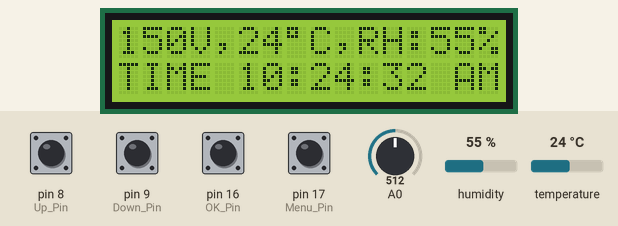
A sketch run on a simulated Arduino Uno, built with avr-gcc and run on an emulated ATmega328P. Parts: 16×2 character LCD. Wiring (inferred from the names in the program): DS1307 clock at I2C address 0x68. The inputs (shaded band) are chosen by the test bench; at power-on: pin 8 (Up_Pin), pin 9 (Down_Pin), pin 16 (OK_Pin), pin 17 (Menu_Pin) HIGH, temperature 24 °C, A0 = 512, humidity 55 %. The local clock reads 2024-03-15 10:24:30 at power-on unless the sketch sets it; storage starts empty.

Above: at 2.2 s.
2.3 s: pin 17 (Menu_Pin) pulled LOW for 0.55 s
At 4.2 s:
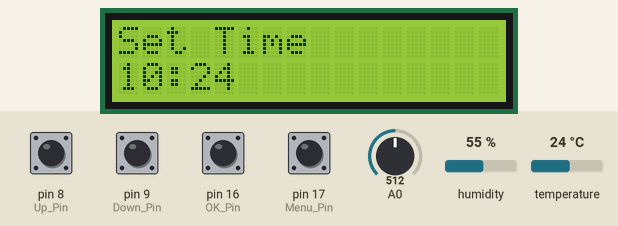
4.6 s: pin 16 (OK_Pin) pulled LOW for 0.55 s
At 5.5 s:
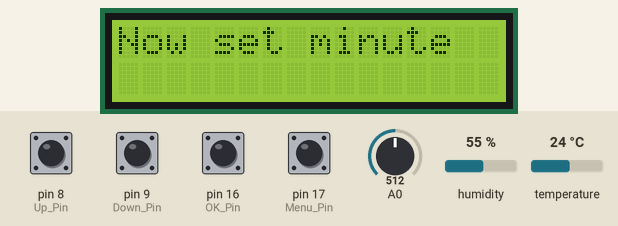
7.2 s: pin 17 (Menu_Pin) pulled LOW for 1 s
At 7.76 s:
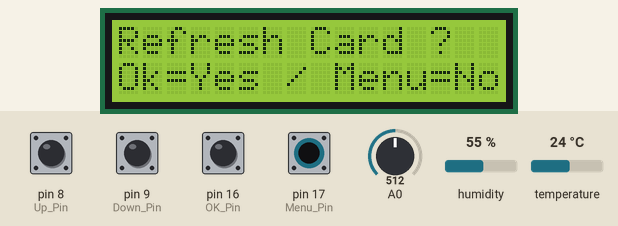
9.7 s: temperature set to 0 °C
At 13.1 s:
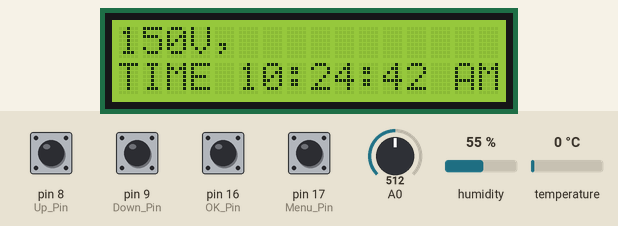
15.8 s: A0 set to 0
At 20.1 s:
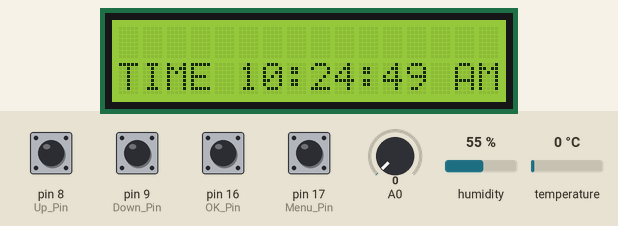
21.9 s: temperature set to 12 °C
At 25.6 s:
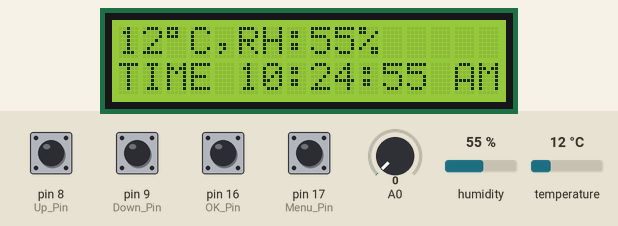
Timing chart, 0 to 27.1 s (numbered marks = the images above; inputs shaded):
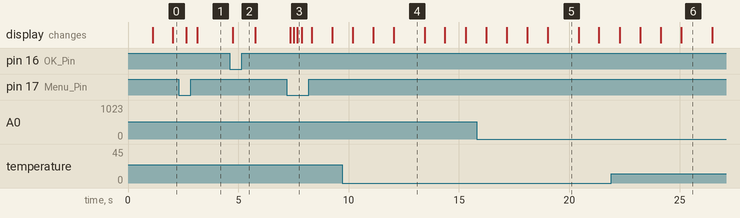

The sketch:

SD_card_data_recorder.ino
```cpp
/*
   www.sgprojects.co.in
   Project : Arduino SD card data recorder
   Writer: Sameer Gupta
   Date : March 2014
   Hardware : Arduino Uno on 16MHz XL
   SD card attachements : CS = pin 10, MOSI=pin 11, MISO=pin 12, CLK=pin 13
   LCD connections : RS=7, EN=6, D4=5, D5=4, D6=3, D7=2
   RTC connection : SDA=18(AN4), SCL=19(AN5)
 */

#include <SD.h>
#include <LiquidCrystal.h>
#include <Wire.h>
#include <EEPROM.h>

#include "DHT.h"
#define DHTPIN 15
#define DHTTYPE DHT11
DHT dht(DHTPIN, DHTTYPE);

#define DS1307_ADDRESS 0x68
byte zero = 0x00; //workaround for issue #527
File myFile;

int ChipSelect = 10;
int second, minute, hour, weekDay, monthDay, month, year;

#define Up 1
#define Down 2
#define Menu 3
#define OK 4

int buttonState=0, run=1, buffer=0, count=0, key=0, cardPresent=0, interval=1;
const int Up_Pin = 8, Down_Pin = 9, Menu_Pin = 17, OK_Pin = 16;
long time;
int voltage, temp, humidity;
int hundredsDigit,tensDigit,onesDigit;

LiquidCrystal lcd(7, 6, 5, 4, 3, 2);

void setup()
{
  pinMode(Up_Pin, INPUT),pinMode(Down_Pin, INPUT),pinMode(Menu_Pin, INPUT),pinMode(OK_Pin, INPUT);
  Wire.begin();
  lcd.begin(16, 2);  // Initialize 16x2 LCD set up
  lcd.setCursor(0,1), lcd.print("SGPROJECTS.CO.IN");
  lcd.setCursor(0,0);
  if (!SD.begin(ChipSelect))lcd.print("Card Not Found"),cardPresent=0;
  else lcd.print("SD Card Active"),cardPresent=1;
  delay(1000);
  lcd.clear();
  time = millis();
  readInterval();
  dht.begin();
}

void loop()
{
   if(run==1){
    showData();
    printDate();
    RecordData();
    delay(450);
   }

  if(CheckButton()!=0){
    debounce();

    if(CheckButton()==Menu && count==0)Display(),delay(500),count++;
    if(CheckButton()==Menu && count!=0)count++;

    if(count==1){
         if(CheckButton()==Up && key==0)hour++;
         else if(CheckButton()==Down && key==0)hour--;
         else if(CheckButton()==OK && key==0)key=1,LCD(1,0,0),lcd.print("Now set minute"),delay(1000);
         else if(CheckButton()==Up && key==1)minute++;
         else if(CheckButton()==Down && key==1)minute--;
         else if(CheckButton()==OK && key==1)key=0,setDateTime(),LCD(1,0,0),lcd.print("Time Saved"),delay(1000),count++;
         setLimit();
    }

    if(count==2){
         if(CheckButton()==Up && key==0)monthDay++;
         else if(CheckButton()==Down && key==0)monthDay--;
         else if(CheckButton()==OK && key==0)key=1,LCD(1,0,0),lcd.print("Now set month"),delay(1000);
         else if(CheckButton()==Up && key==1)month++;
         else if(CheckButton()==Down && key==1)month--;
         else if(CheckButton()==OK && key==1)key=2,LCD(1,0,0),lcd.print("Now set year"),delay(1000);
         else if(CheckButton()==Up && key==2)year++;
         else if(CheckButton()==Down && key==2)year--;
         else if(CheckButton()==OK && key==2)key=0,setDateTime(),LCD(1,0,0),lcd.print("Date Saved"),delay(1000),count++;
         setLimit();
    }

    if(count==3){
         if(CheckButton()==Up)interval++;
         else if(CheckButton()==Down)interval--;
         else if(CheckButton()==OK)LCD(1,0,0),writeInterval(),lcd.print("Interval Saved"),delay(1000),count++;
         setLimit();
    }

    if(count==4){
         if(CheckButton()==OK && key==0)key=1,LCD(1,0,0),lcd.print("Confirm???"),lcd.setCursor(0,1),lcd.print("Press again"),delay(1000);
         else if(CheckButton()==OK && key==1)key=0,RefreshCard(),count++;
         setLimit();
    }

    Display();

  } //Finishing Button checking

}

void Display(){
   LCD(1,0,0);
   switch(count){
      case 1 : run=0;
               lcd.print("Set Time");
               LCD(0,0,1);
               lcd.print(hour),lcd.print(":"),lcd.print(minute);
               break;
      case 2 : lcd.print("Set Date");
               LCD(0,0,1);
               lcd.print(monthDay),lcd.print("/"),lcd.print(month),lcd.print("/"),lcd.print(year);
               break;
      case 3 : lcd.print("Set Interval");
               LCD(0,0,1);
               lcd.print(interval);
               break;
      case 4 : lcd.print("Refresh Card ?");
               LCD(0,0,1);
               lcd.print("Ok=Yes / Menu=No");
               break;
     default : count=0;
               run=1;
    }
}

void setDateTime(){

  second =      0; //0-59
/*minute =      36; //0-59
  hour =        13; //0-23
  weekDay =     6; //1-7
  monthDay =    21; //1-31
  month =       3; //1-12
  year  =       14; //0-99
*/
  Wire.beginTransmission(DS1307_ADDRESS);
  Wire.write(zero); //stop Oscillator

  Wire.write(decToBcd(second));
  Wire.write(decToBcd(minute));
  Wire.write(decToBcd(hour));
  Wire.write(decToBcd(weekDay));
  Wire.write(decToBcd(monthDay));
  Wire.write(decToBcd(month));
  Wire.write(decToBcd(year));

  Wire.write(zero); //start
  Wire.endTransmission();
}

void printDate(){
  // Reset the register pointer
  Wire.beginTransmission(DS1307_ADDRESS);
  Wire.write(zero);
  Wire.endTransmission();

  Wire.requestFrom(DS1307_ADDRESS, 7);

  second = bcdToDec(Wire.read());
  minute = bcdToDec(Wire.read());
  hour = bcdToDec(Wire.read() & 0b111111); //24 hour time
  weekDay = bcdToDec(Wire.read()); //0-6 -> sunday - Saturday
  monthDay = bcdToDec(Wire.read());
  month = bcdToDec(Wire.read());
  year = bcdToDec(Wire.read());

  LCD(0,0,1);
  lcd.print("TIME ");
  if(hour>12)lcd.print(hour-12);
  else if(hour==0)lcd.print("12");
  else lcd.print(hour);
  lcd.print(":"),lcd.print(minute),lcd.print(":"),lcd.print(second);
  if(hour>12)lcd.print(" PM");
  else lcd.print(" AM");
}


byte decToBcd(byte val){              // Convert normal decimal numbers to binary coded decimal
  return ( (val/10*16) + (val%10) );
}

byte bcdToDec(byte val){             // Convert binary coded decimal to normal decimal numbers
  return ( (val/16*10) + (val%16) );
}


int CheckButton(){
  buffer = 0;
  buttonState = digitalRead(Up_Pin);
  if(buttonState == LOW)buffer=1;
  buttonState = digitalRead(Down_Pin);
  if(buttonState == LOW)buffer=2;
  buttonState = digitalRead(Menu_Pin);
  if(buttonState == LOW)buffer=3;
  buttonState = digitalRead(OK_Pin);
  if(buttonState == LOW)buffer=4;
  return buffer;
}

void LCD(int clr, int column, int row){
 if(clr == 1)lcd.clear();
 lcd.setCursor(column, row);
}

void debounce(){
 delay(150);
}

int TimeDelay(){
 long t=millis()-time;
 t=t/1000;
 return t;
}

void showData(){
 humidity = dht.readHumidity();
 temp = dht.readTemperature();
 LCD(1,0,0);

 float volts = analogRead(0);
 if(volts != 0){
   volts = volts*5;   // For reading voltage 5V approximate to 300V
   volts = volts/1023;
   volts = volts*60;
   voltage = volts;
   lcd.print(voltage),lcd.print("V,");
 }

 if(humidity !=0 && temp != 0){
   lcd.print(temp),lcd.print((char)223),lcd.print("C,RH:");
   lcd.print(humidity);
   lcd.print("%");
 }
}

void RecordData(){
  if(cardPresent==1 && TimeDelay()>=interval){
    myFile = SD.open("sg.txt", FILE_WRITE);
    if (myFile) {
      myFile.print(monthDay),myFile.print("/"),myFile.print(month),myFile.print("/"),myFile.print(year),myFile.print(", ");
      myFile.print(hour),myFile.print(":"),myFile.print(minute),myFile.print(":"),myFile.print(second),myFile.print(", ");
      if(analogRead(0)!=0){myFile.print(voltage),myFile.print("Volts, ");}
      myFile.print(temp),myFile.print("*C, RH:"),myFile.print(humidity),myFile.print("%"),myFile.println();
      myFile.close();
   }
   else LCD(1,0,0),lcd.print("Card Error"),delay(1000);
   time=millis();
  }
}

void RefreshCard(){
 LCD(1,1,0);
 if(cardPresent==1)SD.remove("test.txt"),lcd.print("Card Refreshed");
 else lcd.print("Card Not Found");
 delay(1000);
}

void setLimit(){
  if(hour>23)hour=0;
  else if(hour<0)hour=23;
  else if(minute>59)hour=0;
  else if(minute<0)minute=59;
  else if(monthDay>31)monthDay=1;
  else if(monthDay<0)monthDay=31;
  else if(month>12)month=1;
  else if(month<1)month=12;
  else if(year>99)year=0;
  else if(year<0)year=99;
  else if(interval>300)interval=1;
  else if(interval<1)interval=300;
}

void readInterval(){
  onesDigit = EEPROM.read(1);
  tensDigit = EEPROM.read(2);
  hundredsDigit = EEPROM.read(3);
  interval = 100*hundredsDigit+10*tensDigit+onesDigit;
}

void writeInterval(){
  onesDigit = interval%10;
  tensDigit = (interval/10)%10;
  hundredsDigit = (interval/100)%10;
  EEPROM.write(1, onesDigit);
  EEPROM.write(2, tensDigit);
  EEPROM.write(3, hundredsDigit);
}
```

Measured:
- after the input at 2.3 s, the display: first changes after 0.34 s (image 1 shows a later state)
- after the input at 4.6 s, the display: changes after 0.15 s (image 2)
- after the input at 7.2 s, the display: first changes after 0.15 s (image 3 shows a later state)
- after the input at 9.7 s, the display: first changes after 0.49 s (image 4 shows a later state)
- after the input at 15.8 s, the display: first changes after 0.44 s (image 5 shows a later state)
- after the input at 21.9 s, the display: first differs from a run without the input after 2.2 s (image 6 shows a later state)
- what the display in image 4 shows lasts 1.4 s, from 12.0 s to 13.4 s
